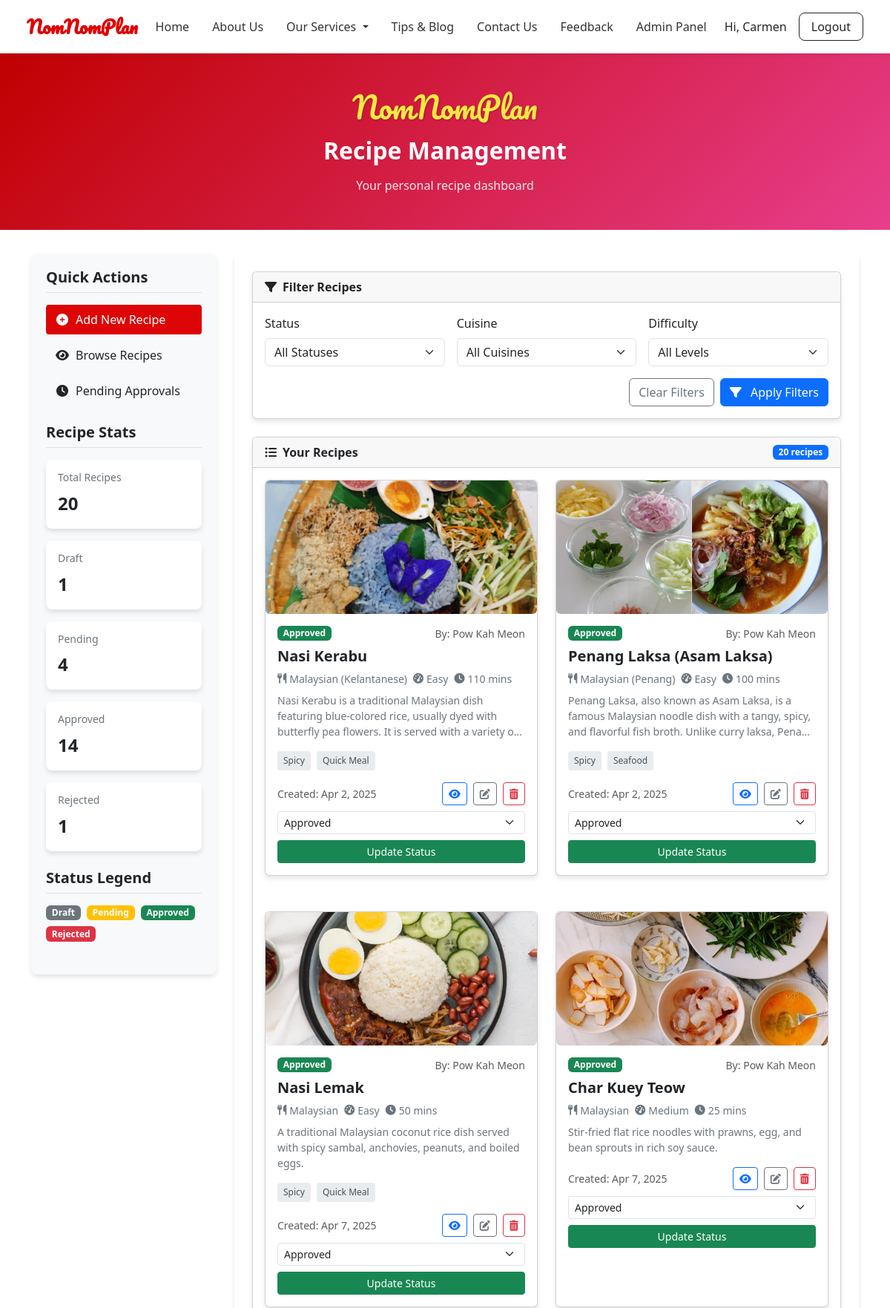
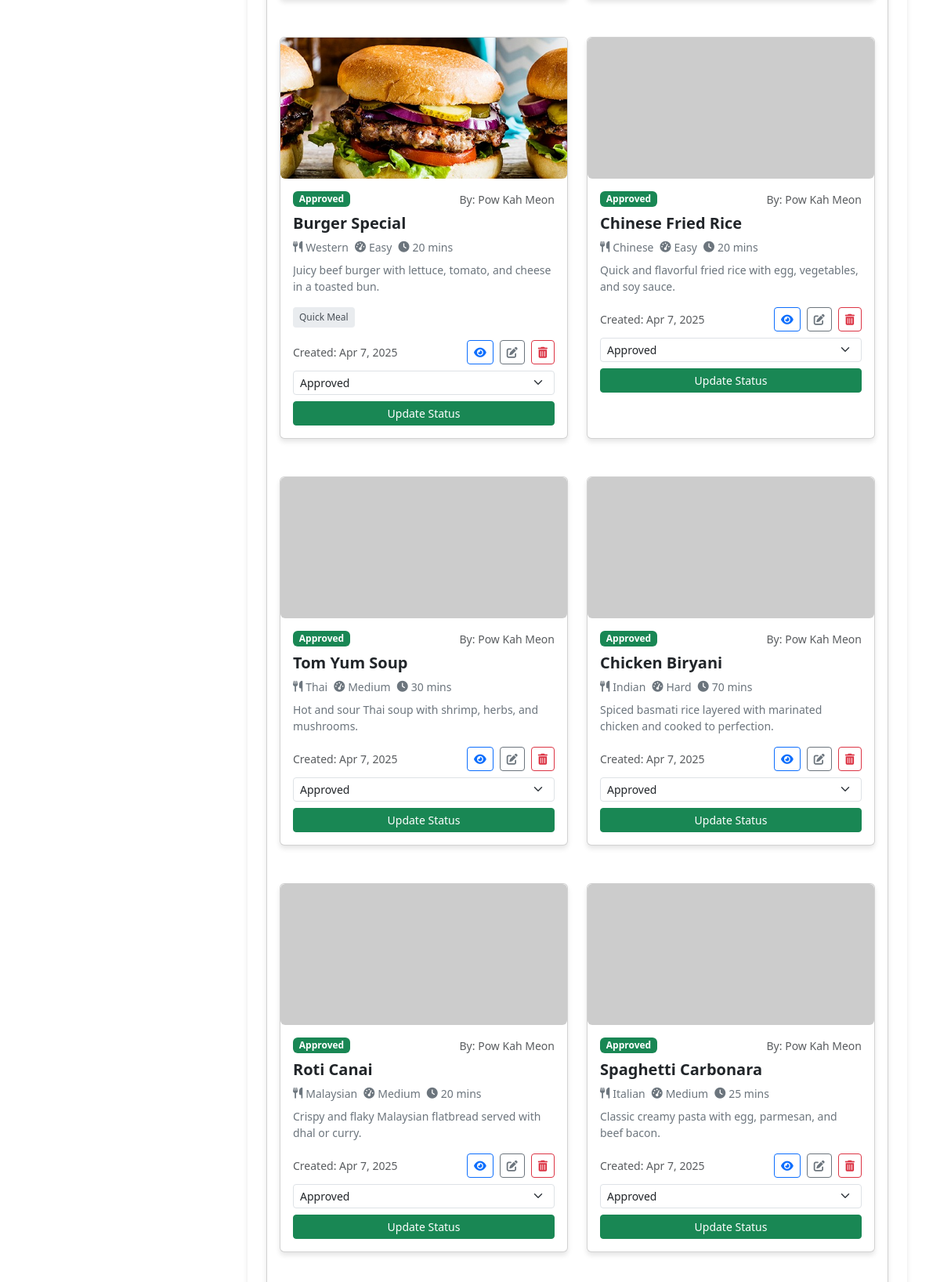
The app's page /recipe-modules/recipe-management.php (signed in, upper part) with its own data (2 pictures, top to bottom).
### tables this page shows
CREATE TABLE `recipes` (
  `id` int(11) NOT NULL,
  `title` varchar(255) NOT NULL,
  `description` text DEFAULT NULL,
  `ingredients` longtext DEFAULT NULL,
  `steps` longtext DEFAULT NULL,
  `cuisine` varchar(100) DEFAULT NULL,
  `prep_time` int(11) DEFAULT NULL,
  `cook_time` int(11) DEFAULT NULL,
  `total_time` int(11) DEFAULT NULL,
  `difficulty` enum('easy','medium','hard') DEFAULT NULL,
  `nutrition` longtext DEFAULT NULL,
  `status` enum('draft','pending','approved','rejected') DEFAULT 'pending',
  `is_public` tinyint(1) DEFAULT 1,
  `view_count` int(11) DEFAULT 0,
  `created_by` int(11) DEFAULT NULL,
  `created_at` timestamp NOT NULL DEFAULT current_timestamp(),
  `updated_at` timestamp NOT NULL DEFAULT current_timestamp() ON UPDATE current_timestamp(),
  `admin_note` text DEFAULT NULL,
  `image_url` varchar(255) DEFAULT NULL,
  `instructions` text DEFAULT NULL
);

CREATE TABLE `recipe_images` (
  `id` int(11) NOT NULL,
  `recipe_id` int(11) DEFAULT NULL,
  `image_url` text DEFAULT NULL
);

### recipe-modules/recipe-management.php (the view, shortened to what this page needs)
<?php
$loggedIn = isset($_SESSION['user_id']);
?>
<!DOCTYPE html>
<html lang="en">
<head>
  <link href="https://cdn.jsdelivr.net/npm/bootstrap@5.3.2/dist/css/bootstrap.min.css" rel="stylesheet">
  <link rel="stylesheet" href="https://cdnjs.cloudflare.com/ajax/libs/font-awesome/6.4.0/css/all.min.css">
</head>
<body>
<?php include '../navbar.php'; ?>
<div class="hero-section text-center">
  <div class="container">
    <h1 class="logo">NomNomPlan</h1>
    <h2 class="hero-title mt-3">Recipe Management</h2>
    <p class="hero-subtitle">Your personal recipe dashboard</p>
  </div>
</div>
<?php if (!$loggedIn): ?>
  <script>
    alert("⚠️ You must log in to access the recipe management page.");
    window.location.href = "../login.php";
  </script>
<?php else: ?>
<?php
require_once '../includes/db.php';
$user_id = $_SESSION['user_id'];
$role = $_SESSION['user_role'] ?? 'user';
if ($role === 'admin') {
    $query = "SELECT recipes.*, IFNULL(users.name, 'Unknown') AS username FROM recipes LEFT JOIN users ON recipes.created_by = users.id";
} else {
    $query = "SELECT recipes.*, users.name AS username FROM recipes LEFT JOIN users ON recipes.created_by = users.id WHERE recipes.created_by = ?";
    $whereClauses = [];
    $params = [$user_id];
    $types = 'i';
}
$stmt = $conn->prepare($query);
$stmt->execute();
$result = $stmt->get_result();
$recipes = [];
while ($row = $result->fetch_assoc()) {
    $recipes[] = $row;
}
$stats = [];
if ($role === 'admin') {
    $statsQuery = "SELECT status, COUNT(*) as count FROM recipes GROUP BY status";
    $statsResult = $conn->query($statsQuery);
    while ($stat = $statsResult->fetch_assoc()) {
        $stats[$stat['status']] = $stat['count'];
    }
}
?>
<div class="container">
  <div class="management-container">
    <div class="sidebar">
      <div class="sidebar-section">
        <h5>Quick Actions</h5>
        <ul class="sidebar-list">
          <li><a href="add-recipe.php" class="active"><i class="fas fa-plus-circle"></i> Add New Recipe</a></li>
          <li><a href="list-recipes.php"><i class="fas fa-eye"></i> Browse Recipes</a></li>
          <?php if ($role === 'admin'): ?>
          <li><a href="?status=pending"><i class="fas fa-clock"></i> Pending Approvals</a></li>
          <?php endif; ?>
        </ul>
      </div>
      <div class="sidebar-section">
        <h5>Recipe Stats</h5>
        <div class="stats-card">
          <h6>Total Recipes</h6>
          <div class="count"><?= count($recipes) ?></div>
        </div>
        <?php foreach ($stats as $status => $count): ?>
          <div class="stats-card">
            <h6><?= ucfirst($status) ?></h6>
            <div class="count"><?= $count ?></div>
          </div>
        <?php endforeach; ?>
      </div>
      <div class="sidebar-section">
        <h5>Status Legend</h5>
        <div class="d-flex flex-wrap gap-2">
          <span class="badge status-badge badge-draft">Draft</span>
          <span class="badge status-badge badge-pending">Pending</span>
          <span class="badge status-badge badge-approved">Approved</span>
          <span class="badge status-badge badge-rejected">Rejected</span>
        </div>
      </div>
    </div>
    <div class="main-content">
      <div class="card filter-card">
        <div class="card-header">
          <i class="fas fa-filter me-2"></i>Filter Recipes
        </div>
        <div class="card-body">
          <form method="GET">
            <div class="row g-3">
              <div class="col-md-4">
                <label for="status" class="form-label">Status</label>
                <select name="status" class="form-select">
                  <option value="">All Statuses</option>
                </select>
              </div>
              <div class="col-md-4">
                <label for="cuisine" class="form-label">Cuisine</label>
                <select name="cuisine" class="form-select">
                  <option value="">All Cuisines</option>
                </select>
              </div>
              <div class="col-md-4">
                <label for="difficulty" class="form-label">Difficulty</label>
                <select name="difficulty" class="form-select">
                  <option value="">All Levels</option>
                </select>
              </div>
              <div class="col-12">
                <div class="d-flex justify-content-end gap-2">
                  <a href="?" class="btn btn-outline-secondary">Clear Filters</a>
                  <button type="submit" class="btn btn-primary">
                    <i class="fas fa-filter me-2"></i> Apply Filters
                  </button>
                </div>
              </div>
            </div>
          </form>
        </div>
      </div>
      <div class="card">
        <div class="card-header d-flex justify-content-between align-items-center">
          <span><i class="fas fa-list-ul me-2"></i>Your Recipes</span>
          <span class="badge bg-primary"><?= count($recipes) ?> recipes</span>
        </div>
        <div class="card-body">
          <?php if (empty($recipes)): ?>
            <div class="empty-state">
              <i class="fas fa-utensils"></i>
              <h5>No recipes found</h5>
              <p class="mb-4">Try adjusting your filters or add a new recipe</p>
              <a href="add-recipe.php" class="btn btn-primary">
                <i class="fas fa-plus-circle me-2"></i> Add Recipe
              </a>
            </div>
          <?php else: ?>
            <div class="recipe-grid">
              <?php foreach ($recipes as $i => $row): ?>
                <?php
                  $tagQuery = $conn->prepare("SELECT tags.name FROM tags JOIN recipe_tags ON tags.id = recipe_tags.tag_id WHERE recipe_tags.recipe_id = ?");
                  $tagQuery->bind_param("i", $row['id']);
                  $tagQuery->execute();
                  $tagResult = $tagQuery->get_result();
                  $tags = [];
                  while ($tagRow = $tagResult->fetch_assoc()) {
                      $tags[] = $tagRow['name'];
                  }
                  $thumbQuery = $conn->prepare("SELECT image_url FROM recipe_images WHERE recipe_id = ? LIMIT 1");
                  $thumbQuery->bind_param("i", $row['id']);
                  $thumbQuery->execute();
                  $thumbResult = $thumbQuery->get_result();
                  $thumbData = $thumbResult->fetch_assoc();
                  $thumb = ($thumbResult->num_rows > 0) ? '/meal-planner-app/' . ltrim($thumbData['image_url'], '/') : 'https://via.placeholder.com/400x300';
                  $statusBadgeClass = 'badge-' . $row['status'];
                ?>
                <div class="card recipe-card">
                  <img src="<?= $thumb ?>" class="recipe-img" alt="<?= htmlspecialchars($row['title']) ?>">
                  <div class="card-body">
                    <div class="d-flex justify-content-between align-items-start mb-2">
                      <span class="badge <?= $statusBadgeClass ?>"><?= ucfirst($row['status']) ?></span>
                      <?php if ($role === 'admin'): ?>
                        <small class="text-muted">By: <?= htmlspecialchars($row['username']) ?></small>
                      <?php endif; ?>
                    </div>
                    <h5 class="recipe-title"><?= htmlspecialchars($row['title']) ?></h5>
                    <div class="recipe-meta">
                      <span class="recipe-meta-item">
                        <i class="fas fa-utensils"></i> <?= htmlspecialchars($row['cuisine']) ?>
                      </span>
                      <span class="recipe-meta-item">
                        <i class="fas fa-tachometer-alt"></i> <?= ucfirst(htmlspecialchars($row['difficulty'])) ?>
                      </span>
                      <span class="recipe-meta-item">
                        <i class="fas fa-clock"></i> <?= $row['prep_time'] + $row['cook_time'] ?> mins
                      </span>
                    </div>
                    <p class="recipe-description"><?= htmlspecialchars($row['description']) ?></p>
                    <?php if (!empty($tags)): ?>
                      <div class="recipe-tags">
                        <?php foreach ($tags as $tag): ?>
                          <span class="recipe-tag"><?= htmlspecialchars($tag) ?></span>
                        <?php endforeach; ?>
                      </div>
                    <?php endif; ?>
                    <div class="d-flex justify-content-between align-items-center">
                      <small class="text-muted">Created: <?= date('M j, Y', strtotime($row['created_at'])) ?></small>
                      <div class="recipe-actions">
                        <a href="view-recipe.php?id=<?= $row['id'] ?>" class="btn btn-sm btn-outline-primary" title="View">
                          <i class="fas fa-eye"></i>
                        </a>
                        <a href="edit-recipe.php?id=<?= $row['id'] ?>" class="btn btn-sm btn-outline-secondary" title="Edit">
                          <i class="fas fa-edit"></i>
                        </a>
                        <a href="delete-recipe.php?id=<?= $row['id'] ?>" class="btn btn-sm btn-outline-danger" title="Delete" onclick="return confirm('Delete this recipe?')">
                          <i class="fas fa-trash-alt"></i>
                        </a>
                      </div>
                    </div>
                    <?php if ($role === 'admin'): ?>
                      <form method="POST" action="update-status.php" class="mt-2">
                        <select name="status" class="form-select form-select-sm mb-2" onchange="toggleNoteField(this, <?= $row['id'] ?>)">
                          <?php foreach (["draft", "pending", "approved", "rejected"] as $statusOption): ?>
                            <option value="<?= $statusOption ?>" <?= ($row['status'] === $statusOption) ? 'selected' : '' ?>>
                              <?= ucfirst($statusOption) ?>
                            </option>
                          <?php endforeach; ?>
                        </select>
                        <button type="submit" class="btn btn-sm btn-success w-100">Update Status</button>
                      </form>
                    <?php endif; ?>
                  </div>
                </div>
              <?php endforeach; ?>
            </div>
          <?php endif; ?>
        </div>
      </div>
    </div>
  </div>
</div>
<?php endif; ?>
<?php include '../includes/footer.php'; ?>
</body>
</html>

### recipe-modules/recipe-management.php (style rules this page uses)
:root { --primary-color: #f8f9fa; --secondary-color: #f5e942; --accent-color: #dd0505; --dark-color: #212529; --light-color: #f8f9fa; --container-bg: #ffffff; --sidebar-bg: #f8f9fa; --border-color: #dee2e6; --card-shadow: 0 4px 6px rgba(0,0,0,0.1); }
body { font-family: 'Poppins', sans-serif; background-color: var(--primary-color); color: var(--dark-color); }
.logo { font-family: 'Pacifico', cursive; font-size: 2.5rem; color: var(--secondary-color); text-shadow: 1px 1px 3px rgba(0,0,0,0.2); }
.hero-section { background: linear-gradient(135deg, #c00000 0%, #e83e8c 100%); padding: 3rem 0; margin-bottom: 2rem; color: white; }
.hero-title { font-weight: 700; margin-bottom: 1rem; }
.hero-subtitle { font-weight: 300; opacity: 0.9; max-width: 700px; margin: 0 auto; }
.management-container { display: grid; grid-template-columns: 250px 1fr; gap: 1.5rem; margin-bottom: 2rem; }
.sidebar { background: var(--sidebar-bg); border-radius: 0.5rem; padding: 1.25rem; box-shadow: var(--card-shadow); height: fit-content; }
.main-content { background: var(--container-bg); border-radius: 0.5rem; padding: 1.5rem; box-shadow: var(--card-shadow); }
.card { border: none; border-radius: 0.5rem; box-shadow: var(--card-shadow); margin-bottom: 1.5rem; transition: transform 0.2s, box-shadow 0.2s; }
.card-header { background-color: var(--container-bg); border-bottom: 1px solid var(--border-color); font-weight: 600; padding: 1rem 1.25rem; border-radius: 0.5rem 0.5rem 0 0 !important; }
.card-body { padding: 1.25rem; }
.recipe-img { width: 100%; height: 180px; object-fit: cover; border-radius: 0.375rem; }
.status-badge { font-size: 0.75rem; padding: 0.35em 0.65em; font-weight: 500; }
.badge-draft { background-color: #6c757d; }
.badge-pending { background-color: #ffc107; color: #212529; }
.badge-approved { background-color: #198754; }
.badge-rejected { background-color: #dc3545; }
.recipe-meta { display: flex; gap: 0.5rem; flex-wrap: wrap; margin-bottom: 0.5rem; }
.recipe-meta-item { display: flex; align-items: center; font-size: 0.875rem; color: #6c757d; }
.recipe-meta-item i { margin-right: 0.25rem; }
.recipe-title { font-weight: 600; margin-bottom: 0.5rem; color: var(--dark-color); }
.recipe-description { font-size: 0.875rem; color: #6c757d; margin-bottom: 1rem; display: -webkit-box; -webkit-line-clamp: 3; -webkit-box-orient: vertical; overflow: hidden; }
.recipe-tags { display: flex; gap: 0.5rem; flex-wrap: wrap; margin-bottom: 1rem; }
.recipe-tag { background-color: #e9ecef; color: #495057; padding: 0.25rem 0.5rem; border-radius: 0.25rem; font-size: 0.75rem; }
.recipe-actions { display: flex; gap: 0.5rem; justify-content: flex-end; }
.recipe-grid { display: grid; grid-template-columns: repeat(auto-fill, minmax(300px, 1fr)); gap: 1.5rem; }
.sidebar-section { margin-bottom: 1.5rem; }
.sidebar-section h5 { font-weight: 600; margin-bottom: 1rem; padding-bottom: 0.5rem; border-bottom: 1px solid var(--border-color); }
.sidebar-list { list-style: none; padding: 0; margin: 0; }
.sidebar-list li { margin-bottom: 0.5rem; }
.sidebar-list a { display: flex; align-items: center; padding: 0.5rem 0.75rem; border-radius: 0.25rem; color: var(--dark-color); text-decoration: none; transition: all 0.2s; }
.sidebar-list a.active { background-color: var(--accent-color); color: white; }
.sidebar-list a i { margin-right: 0.5rem; width: 1.25rem; text-align: center; }
.stats-card { background: white; border-radius: 0.5rem; padding: 1rem; margin-bottom: 1rem; box-shadow: var(--card-shadow); }
.stats-card h6 { font-size: 0.875rem; color: #6c757d; margin-bottom: 0.5rem; }
.stats-card .count { font-size: 1.5rem; font-weight: 600; color: var(--dark-color); }

### navbar.php (style rules this page uses)
:root { --primary: #e00000; --secondary: rgb(238, 140, 140); }

### records on screen
recipes: recipe_images.image_url (picture), status "Approved", username "Pow Kah Meon", title "Nasi Kerabu", cuisine "Malaysian (Kelantanese)", difficulty "Easy", $row['prep_time'] + $row['cook_time'] "110", description "Nasi Kerabu is a traditional Malaysian dish featuring blue-colored rice, usually dyed with butterfly pea flowers. It is served with a variety…", tag "Spicy", tag "Quick Meal", created_at "Apr 2, 2025"
recipes: recipe_images.image_url (picture), status "Approved", username "Pow Kah Meon", title "Penang Laksa (Asam Laksa)", cuisine "Malaysian (Penang)", difficulty "Easy", $row['prep_time'] + $row['cook_time'] "100", description "Penang Laksa, also known as Asam Laksa, is a famous Malaysian noodle dish with a tangy, spicy, and flavorful fish broth. Unlike curry laksa,…", tag "Spicy", tag "Seafood", created_at "Apr 2, 2025"
recipes: recipe_images.image_url (picture), status "Approved", username "Pow Kah Meon", title "Nasi Lemak", cuisine "Malaysian", difficulty "Easy", $row['prep_time'] + $row['cook_time'] "50", description "A traditional Malaysian coconut rice dish served with spicy sambal, anchovies, peanuts, and boiled eggs.", tag "Spicy", tag "Quick Meal", created_at "Apr 7, 2025"
recipes: recipe_images.image_url (picture), status "Approved", username "Pow Kah Meon", title "Char Kuey Teow", cuisine "Malaysian", difficulty "Medium", $row['prep_time'] + $row['cook_time'] "25", description "Stir-fried flat rice noodles with prawns, egg, and bean sprouts in rich soy sauce.", created_at "Apr 7, 2025"
recipes: recipe_images.image_url (picture), status "Approved", username "Pow Kah Meon", title "Burger Special", cuisine "Western", difficulty "Easy", $row['prep_time'] + $row['cook_time'] "20", description "Juicy beef burger with lettuce, tomato, and cheese in a toasted bun.", tag "Quick Meal", created_at "Apr 7, 2025"
recipes: status "Approved", username "Pow Kah Meon", title "Chinese Fried Rice", cuisine "Chinese", difficulty "Easy", $row['prep_time'] + $row['cook_time'] "20", description "Quick and flavorful fried rice with egg, vegetables, and soy sauce.", created_at "Apr 7, 2025"
recipes: status "Approved", username "Pow Kah Meon", title "Tom Yum Soup", cuisine "Thai", difficulty "Medium", $row['prep_time'] + $row['cook_time'] "30", description "Hot and sour Thai soup with shrimp, herbs, and mushrooms.", created_at "Apr 7, 2025"
recipes: status "Approved", username "Pow Kah Meon", title "Chicken Biryani", cuisine "Indian", difficulty "Hard", $row['prep_time'] + $row['cook_time'] "70", description "Spiced basmati rice layered with marinated chicken and cooked to perfection.", created_at "Apr 7, 2025"
recipes: status "Approved", username "Pow Kah Meon", title "Roti Canai", cuisine "Malaysian", difficulty "Medium", $row['prep_time'] + $row['cook_time'] "20", description "Crispy and flaky Malaysian flatbread served with dhal or curry.", created_at "Apr 7, 2025"
recipes: status "Approved", username "Pow Kah Meon", title "Spaghetti Carbonara", cuisine "Italian", difficulty "Medium", $row['prep_time'] + $row['cook_time'] "25", description "Classic creamy pasta with egg, parmesan, and beef bacon.", created_at "Apr 7, 2025"

### other values on screen
$_SESSION['user_name'] "Carmen"
count($recipes) "20"
$status "Draft"
$count "1"
$status "Pending"
$count "4"
$status "Approved"
$count "14"
$status "Rejected"
